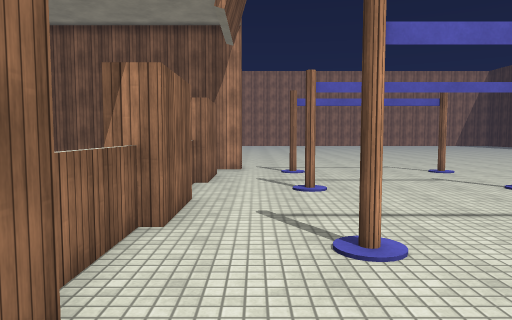
view 1 (above)

23 first-person views from a walk through a Unity game level. The camera is 1.5 m above the floor, tilts 4° down and sees 70° across. The floor is counted in squares, 1 m on a side. Each view is taken from the middle of a square. On the plan, view 1 faces up. The plan holds only what a view shows up to about 16 squares ahead; the rest is blank. The place goes on beyond the plan. The player character is not drawn. Surface patterns are stand-ins for the level's own textures.

view 2
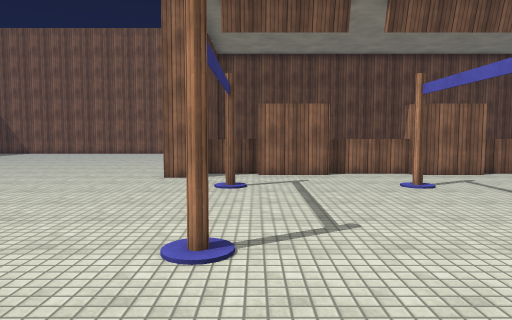

view 3
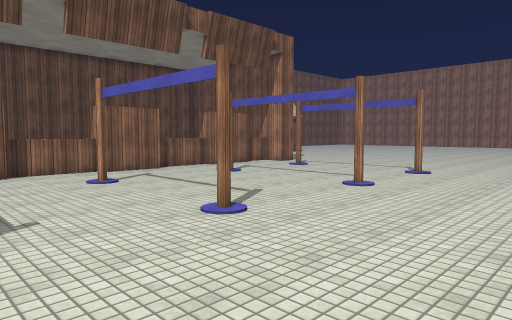

view 4
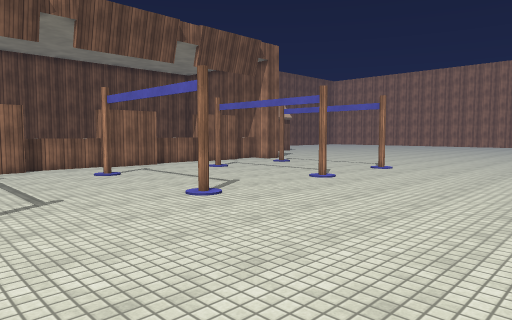

view 5
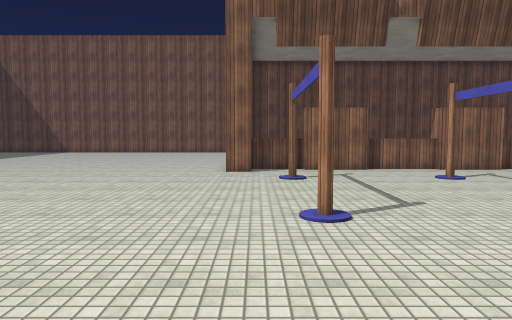

view 6
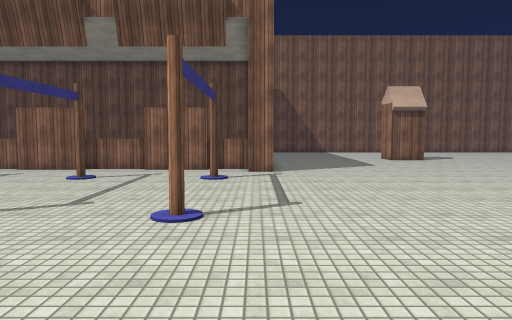

view 7
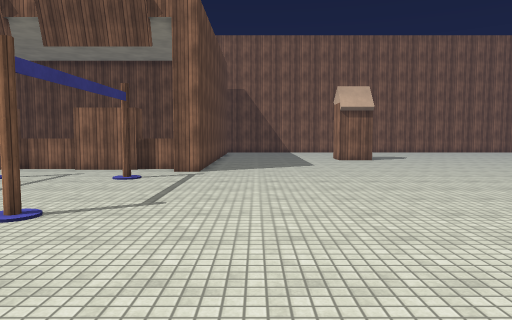

view 8
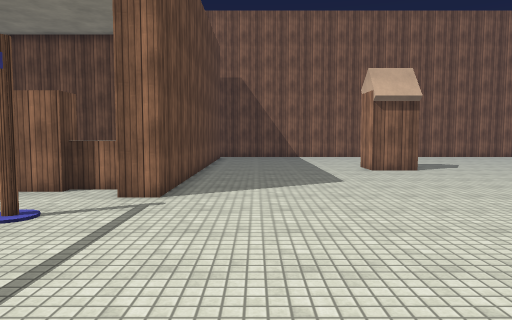

view 9
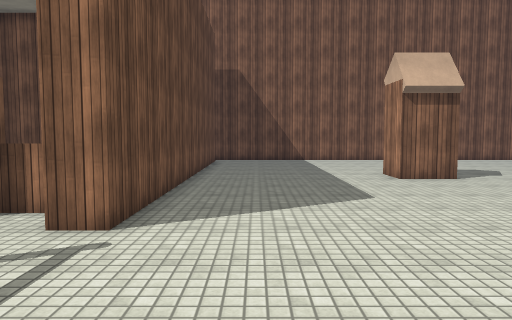

view 10
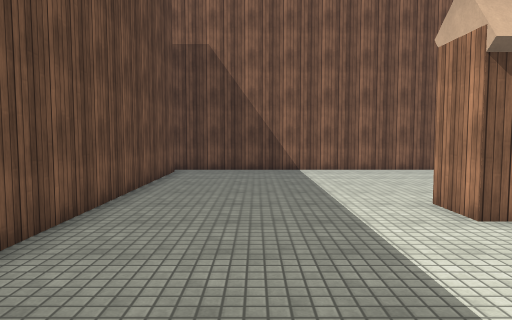

view 11
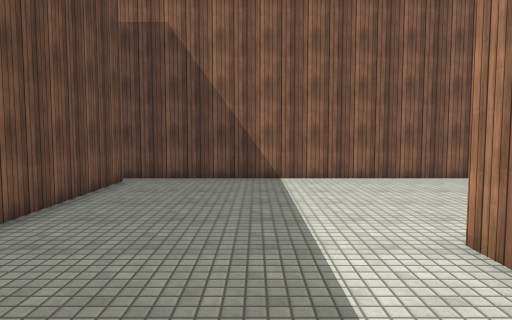

view 12
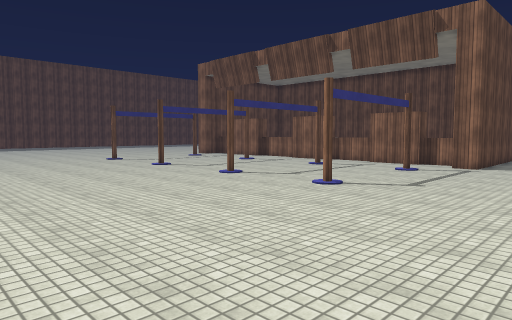

view 13
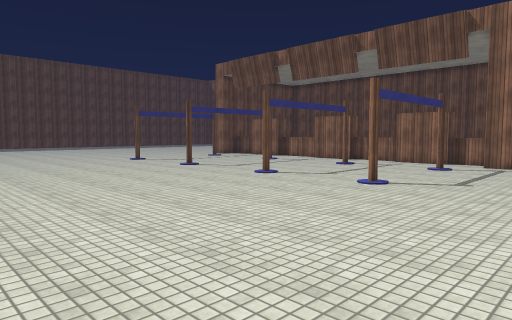

view 14
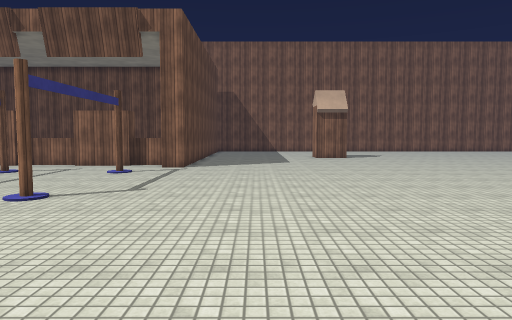

view 15
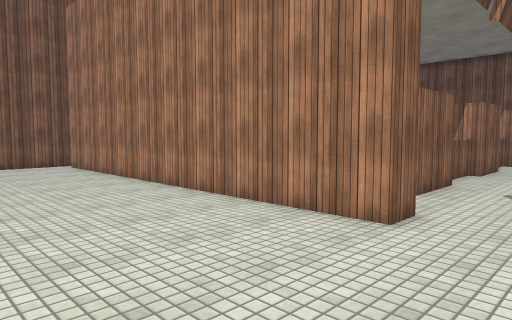

view 16
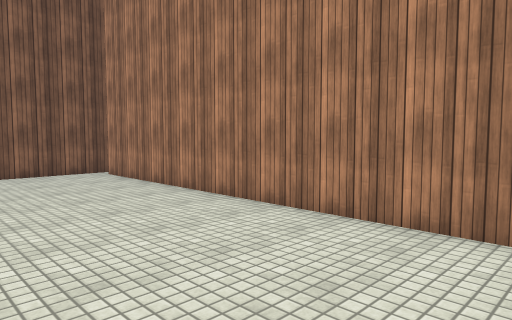

view 17
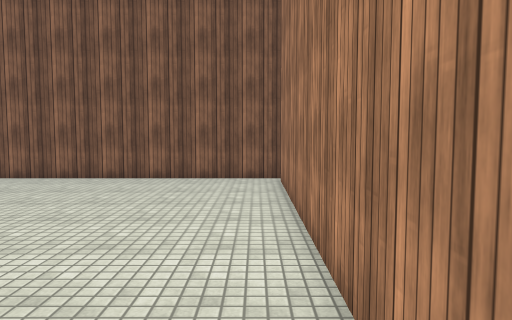

view 18
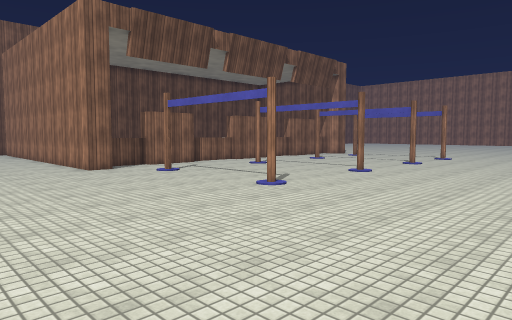

view 19
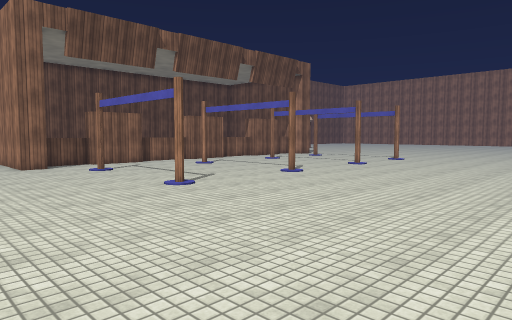

view 20
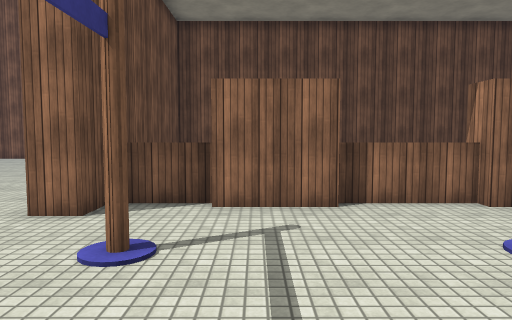

view 21
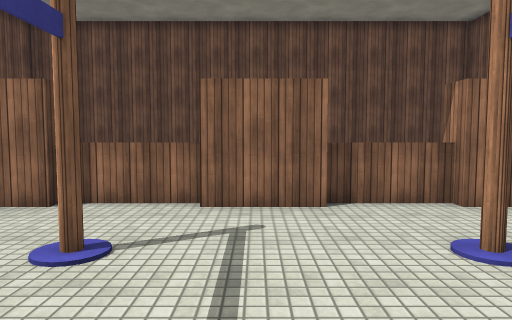

view 22
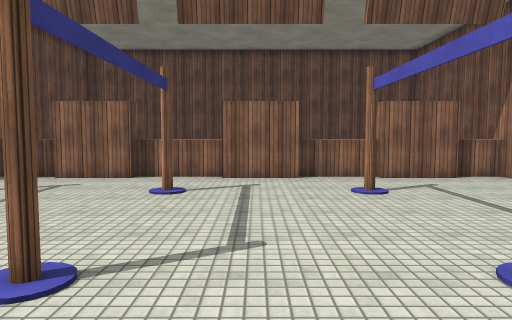

view 23
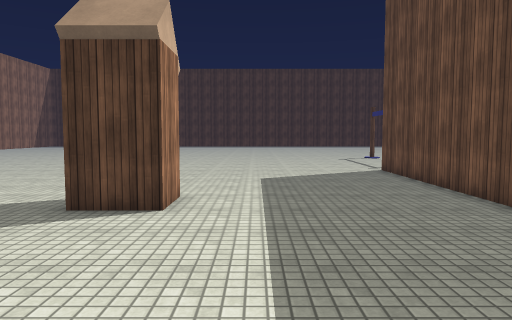

### Floor plan
Key: @ floor where view 1 was taken; # wall or solid block; . floor; = window, fence, low wall or low ledge; B block.
Columns run from 17 left of view 1 to 18 right of it. Each row starts with its distance up from view 1.
 27 #...    ................
 26 #.........................
 25 #.......#B#................
 24 #.......#B#..................
 23 #.............................
 22 #..............................
 21 #..............................   .
 20 #............................... . .
 19 #................................
 18 #.................................
 17 #.###############..................
 16 ###     #########..................
 15         #      =..#.....#..........
 14         #      #...................
 13         #      #...................
 12         #      #...................
 11         #      =..................
 10         #      =..#.....#.........
  9         #      =..................
  8         #      #..................
  7         #      #..................
  6         #      #.................
  5         #      =..#.....#........
  4         #      =.................
  3         #      =.................
  2         #      #.................
  1         #      #..................
  0         #      #.@................
 -1         #      =..#.....#.........
 -2         #########.................
 -3 #################.................
 -4 #.................................
 -5 #................................
 -6 #...............................
 -7 #..............................   .
 -8 #.............................
 -9 #.........   .........          .

Where each view was taken, in squares from view 1:
view 1: 0 up, 0 right, facing up
view 2: 0 up, 12 right, facing left
view 3: 0 up, 13 right, facing up-left
view 4: 1 down, 15 right, facing up-left
view 5: 2 down, 14 right, facing left
view 6: 16 up, 14 right, facing left
view 7: 19 up, 14 right, facing left
view 8: 19 up, 8 right, facing left
view 9: 19 up, 5 right, facing left
view 10: 20 up, 1 left, facing left
view 11: 21 up, 4 left, facing left
view 12: 21 up, 17 right, facing down-left
view 13: 20 up, 18 right, facing down-left
view 14: 20 up, 16 right, facing left
view 15: 9 down, 2 right, facing up-left
view 16: 9 down, 2 left, facing up-left
view 17: 4 down, 4 left, facing left
view 18: 9 down, 15 right, facing up-left
view 19: 7 down, 17 right, facing up-left
view 20: 1 up, 6 right, facing left
view 21: 7 up, 6 right, facing left
view 22: 7 up, 11 right, facing left
view 23: 22 up, 16 left, facing right
